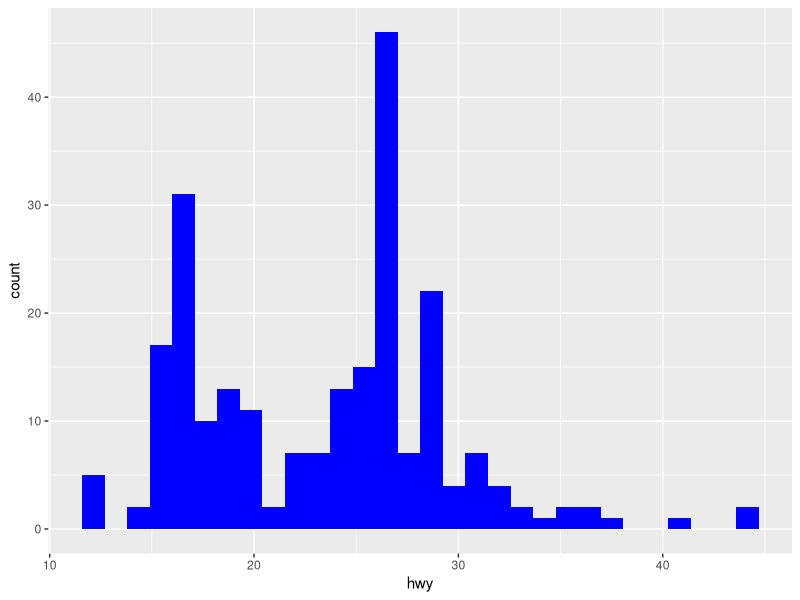
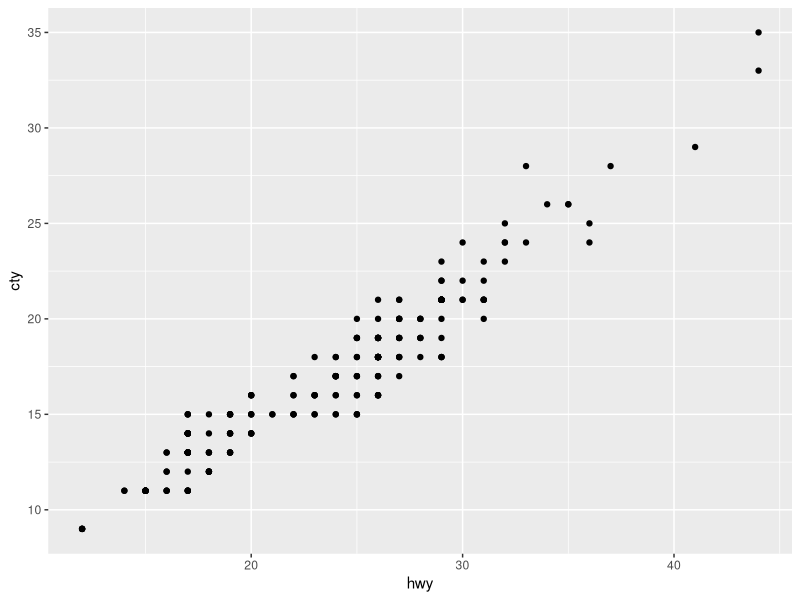

Write the R code that produced these figures, in order.
## ---- chunk 1
knitr::opts_chunk$set(echo = TRUE)
## ---- chunk 2
library(tidyverse)
library(ggplot2)
tidyverse_packages()
## ---- chunk 3
ggplot(mpg, aes(x=hwy)) + geom_histogram(fill="blue")
## ---- chunk 4
ggplot(mpg, aes(x=hwy, y=cty)) + geom_point()
## ---- chunk 5

## ---- chunk 6

## ---- chunk 7

